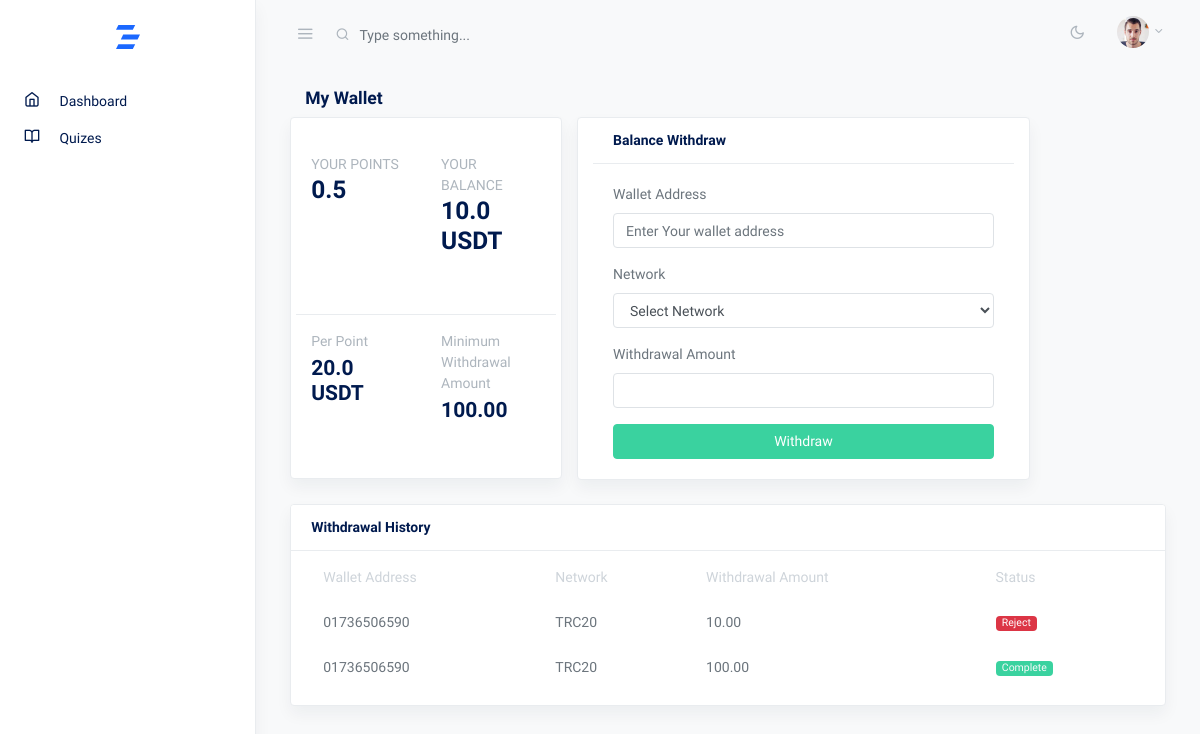
Page /wallet/ (signed in) on the earlier database version.
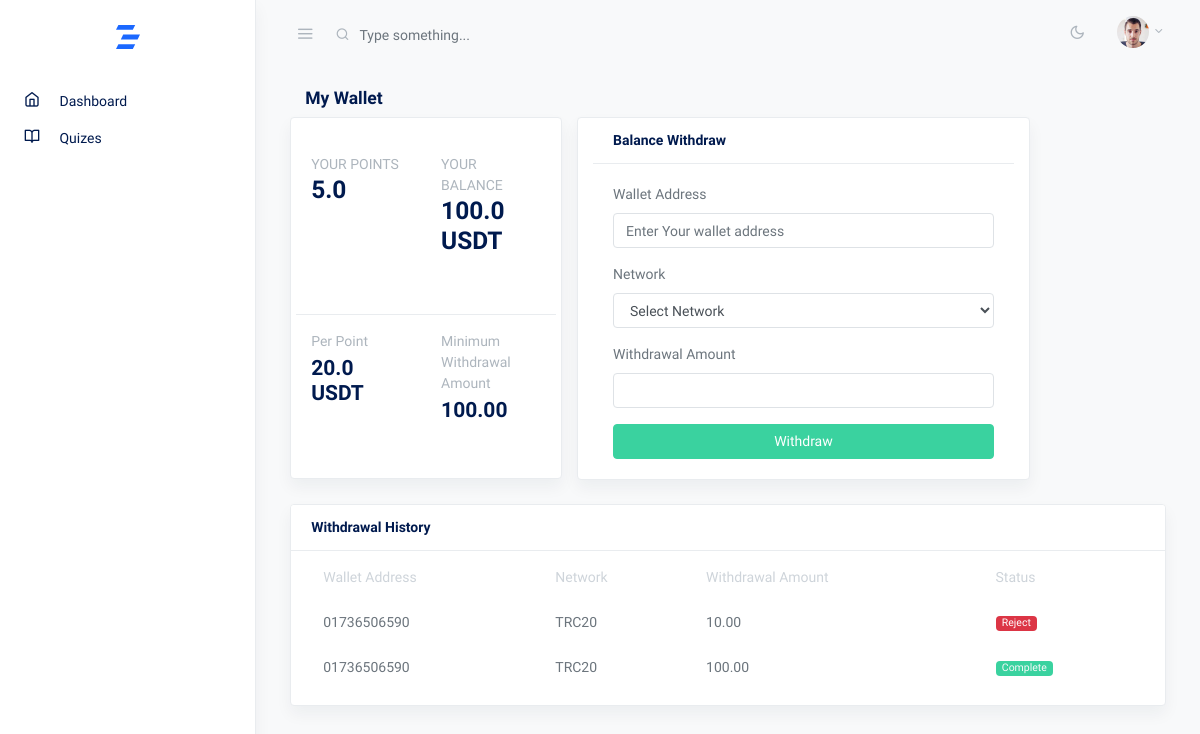
Same page on the later database version.
### account/models.py (models this page shows, shortened)
class CustomUser(AbstractUser):
    email = models.EmailField(unique=True)
    phone_number = models.CharField(max_length=15, blank=True)
    course = models.ForeignKey(Course, on_delete=models.CASCADE, null=True, blank=True)
    message = models.TextField(blank=True)
    is_verified = models.BooleanField(default=False)
    is_approved = models.BooleanField(default=False)
    avatar = models.ImageField(upload_to='avatars/', blank=True)
    point = models.FloatField(default=0.0)
    gender_choices = [
        ('M', 'Male'),
        ('F', 'Female'),
        ('O', 'Other'),
    ]
    gender = models.CharField(max_length=1, choices=gender_choices, blank=True)
    email_verification_token = models.CharField(max_length=100, blank=True, null=True)
    email_verification_sent_at = models.DateTimeField(null=True, blank=True)

### core/views.py (the view)
# urls.py: path('wallet/', views.wallet, name='wallet'),
@login_required
def wallet(request):
    user = request.user
    per_point = PointSetting.objects.first()
    total_amount = per_point.per_point * user.point
    withdrawals = Withdrawal.objects.filter(user=user).order_by('-id')
    context = {
        'per_point': per_point,
        'user': user,
        'total_amount': total_amount,
        'withdrawals': withdrawals
    }
    return render(request, 'user/wallet.html', context)

### templates/user/wallet.html (shortened to what the changed rows need)
{% extends 'user/assets/base.html' %}
{% load custom_filters %}
{% block content %}
<div class="container-fluid">
    <div class="row justify-content-center">
        <div class="col-12">
            <div class="col">
                <h2 class="h5 page-title">My Wallet</h2>
            </div>
            <div class="row items-align-baseline">
                <div class="col-md-12 col-lg-4">
                    <div class="card shadow eq-card mb-4">
                        <div class="card-body mb-n3">
                            <div class="row items-align-baseline h-100">
                                <div class="col-md-6 my-3">
                                    <p class="mb-0"><strong class="mb-0 text-uppercase text-muted">Your Points</strong>
                                    </p>
                                    <h3>{{user.point}}</h3>
                                </div>
                                <div class="col-md-6 py-3">
                                    <p class="mb-0"><strong class="mb-0 text-uppercase text-muted">Your Balance</strong>
                                    </p>
                                    <h3>{{total_amount}} {{per_point.currency}}</h3>
                                </div>
                            </div>
                        </div>
                    </div>
                </div>
            </div>
            <div class="row">
                <div class="col-md-12">
                  <div class="card shadow eq-card">
                    <div class="card-body">
                      <table class="table table-hover table-borderless table-striped mt-n3 mb-n1">
                        <thead>
                          <tr>
                            <th>Wallet Address</th>
                            <th>Network</th>
                            <th>Withdrawal Amount</th>
                            <th>Status</th>
                          </tr>
                        </thead>
                      </table>
                    </div>
                  </div>
                </div>
              </div>
        </div>
    </div>
</div>
{% endblock %}

Differences in the rows shown:
changed CustomUser: point "0.5" → "5.0"
Other differences:
{{ total_amount }}: "10.0" → "100.0"
